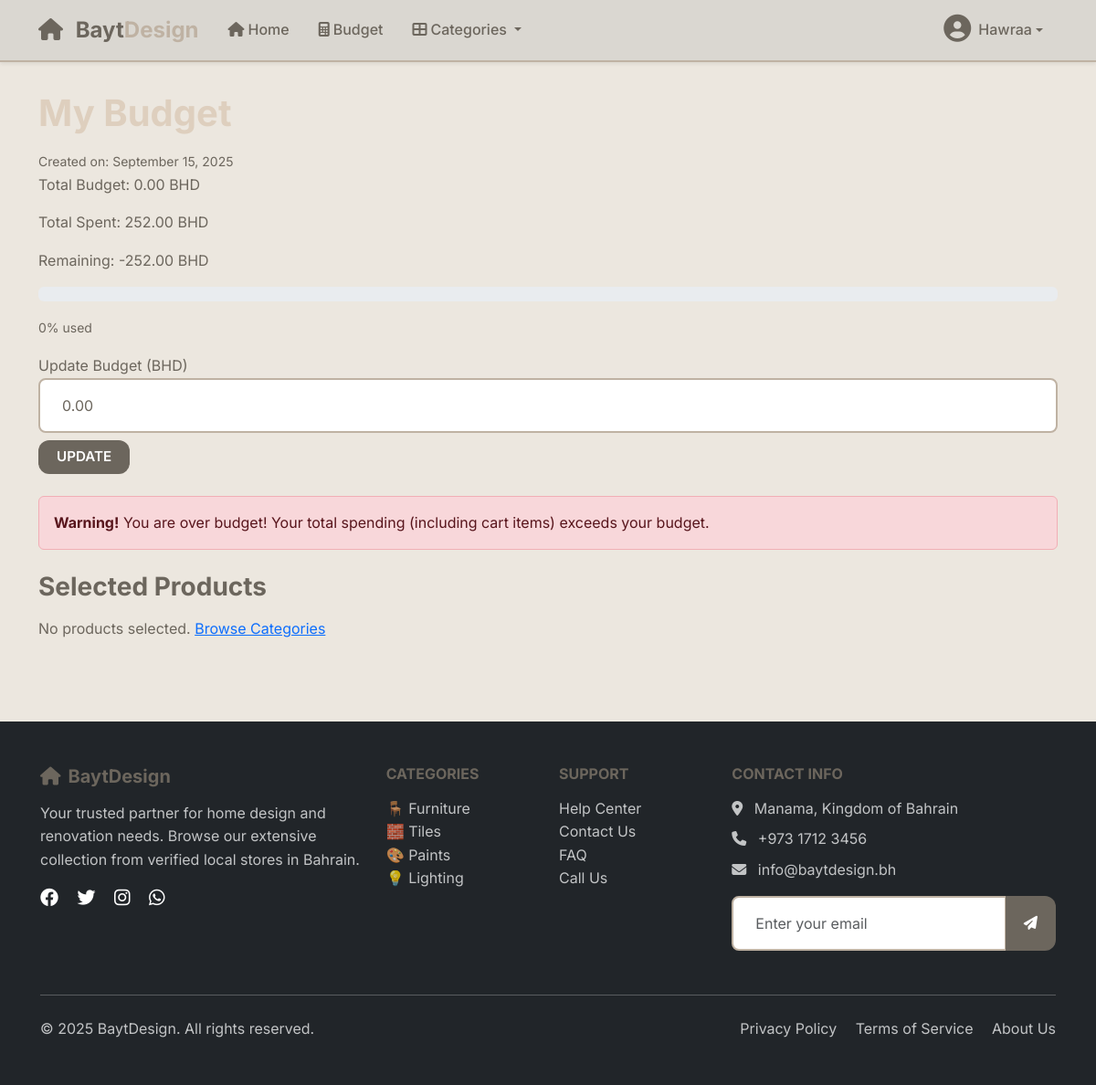
The page /budget/ (signed in) on the database as committed earlier.
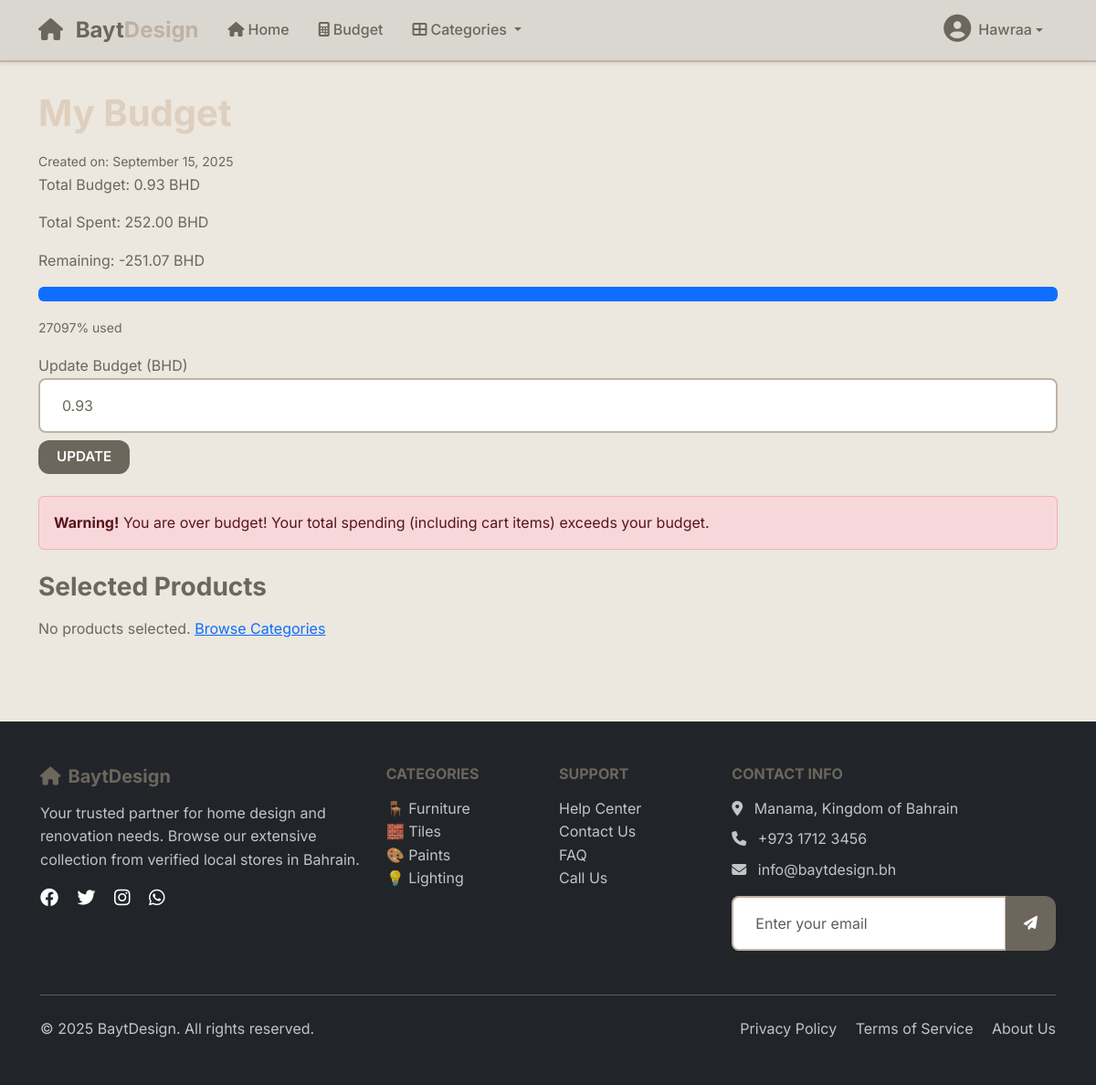
The same page on the database as committed later.
### main_app/models.py (models this page shows, shortened)
class Budget(models.Model):
    user = models.ForeignKey(User, on_delete=models.CASCADE)
    total = models.DecimalField(max_digits=10, decimal_places=2, default=0)
    created_at = models.DateTimeField(auto_now_add=True)

### main_app/views.py (the view, shortened to what this page needs)
# urls.py: path('budget/', views.budget_view, name='budget'),
@login_required
def budget_view(request):
    from decimal import Decimal, InvalidOperation
    budget = None
    try:
        budget = Budget.objects.filter(user=request.user).first()
        if not budget:
            budget = Budget.objects.create(user=request.user, total=Decimal('0'))
        Decimal(str(budget.total))
    except (InvalidOperation, ValueError):
        if budget:
            budget.total = Decimal('0')
            budget.save()
        else:
            budget = Budget.objects.create(user=request.user, total=Decimal('0'))
    selected_products = SelectedProduct.objects.filter(budget=budget, user=request.user)
    for product in selected_products:
        try:
            product.total_price = product.product.price * product.quantity
        except (InvalidOperation, TypeError):
            product.total_price = Decimal('0')
    cart_items = Cart.objects.filter(user=request.user)
    cart_total = Decimal('0')
    for item in cart_items:
        try:
            cart_total += item.product.price * item.quantity
        except (InvalidOperation, TypeError):
            pass
    budget_products_total = Decimal('0')
    for p in selected_products:
        try:
            budget_products_total += p.total_price
        except (InvalidOperation, TypeError):
            pass
    total_spent = budget_products_total + cart_total
    try:
        remaining_budget = budget.total - total_spent
    except (InvalidOperation, TypeError):
        remaining_budget = Decimal('0')
    try:
        budget_percentage = (total_spent / budget.total * Decimal('100')) if budget.total > 0 else Decimal('0')
    except (InvalidOperation, TypeError, ZeroDivisionError):
        budget_percentage = Decimal('0')
    try:
        is_over_budget = total_spent > budget.total
    except (InvalidOperation, TypeError):
        is_over_budget = False
    try:
        is_near_budget = total_spent > (budget.total * Decimal('0.9')) if budget.total > 0 else False
    except (InvalidOperation, TypeError):
        is_near_budget = False
    return render(request, 'budget.html', {
        'budget': budget,
        'selected_products': selected_products,
        'total_spent': total_spent,
        'remaining_budget': remaining_budget,
        'budget_percentage': budget_percentage,
        'is_over_budget': is_over_budget,
        'is_near_budget': is_near_budget,
        'budget_created_at': budget.created_at
    })

### main_app/templates/budget.html (shortened to what this page needs)
{% extends 'base.html' %}
{% load static %}
{% block content %}
<div class="container py-4">
    <h1>My Budget</h1>
    {% if budget_created_at %}
        <small>Created on: {{ budget_created_at|date:"F j, Y" }}</small>
    {% endif %}
    <p>Total Budget: {{ budget.total|floatformat:2 }} BHD</p>
    <p>Total Spent: {{ total_spent|floatformat:2 }} BHD</p>
    <p>Remaining: {{ remaining_budget|floatformat:2 }} BHD</p>
    <div class="progress mb-3">
        <div class="progress-bar" style="width: {{ budget_percentage|default:0|floatformat:0 }}%;"></div>
    </div>
    <small>{{ budget_percentage|default:0|floatformat:0 }}% used</small>
    <form method="post" class="mb-4 mt-3">
        <label>Update Budget (BHD)</label>
<input type="number" name="budget" value="{{ budget.total }}" min="0" step="0.01" class="form-control mb-2">
        <button type="submit" class="btn btn-primary">Update</button>
    </form>
    {% if is_over_budget %}
        <div class="alert alert-danger mb-4">
            <strong>Warning!</strong> You are over budget! Your total spending (including cart items) exceeds your budget.
        </div>
    {% endif %}
    <h3>Selected Products</h3>
    {% if selected_products %}
        <ul>
        {% for sp in selected_products %}
            <li>{{ sp.product.name }} - {{ sp.product.price|floatformat:2 }} BHD × {{ sp.quantity }} = {{ sp.total_price|floatformat:2 }} BHD</li>
        {% endfor %}
        </ul>
        <p><strong>Total Spent:</strong> {{ total_spent|floatformat:2 }} BHD</p>
        <div class="budget-summary">
            <h4>Budget Summary</h4>
            <p>Total Budget: {{ budget.total|floatformat:2 }} BHD</p>
            <p>Used: {{ budget_percentage|default:0|floatformat:0 }}%</p>
        </div>
    {% else %}
        <p>No products selected. <a href="{% url 'home' %}">Browse Categories</a></p>
    {% endif %}
</div>
{% endblock %}

Rows that differ between the two databases and show on the page:
changed Budget: total "0.00" → "0.93"; budget "0.00" → "0.93"
Other text that changed with them:
{{ remaining_budget|floatformat:2 }}: "-252.00" → "-251.07"
{{ budget_percentage|default:0|floatformat:0 }}: "0" → "27097"
